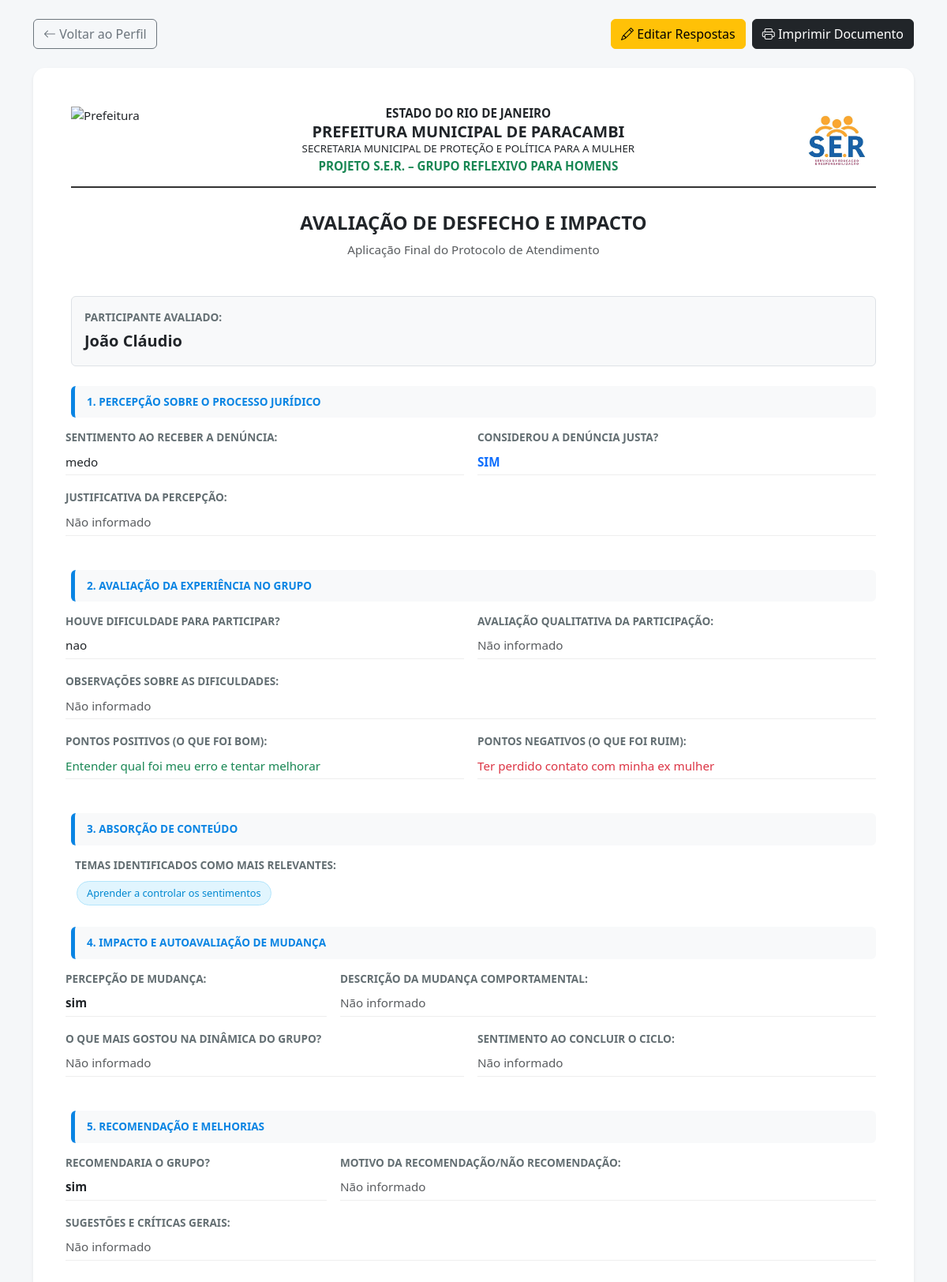
Screenshot of /public/ficha_final_ver.php?participante_id=28 (signed in) with the database file from the repository.
### tables this page shows
CREATE TABLE `participantes` (
  `id` int(11) NOT NULL,
  `nome` varchar(120) NOT NULL,
  `numero_processo` varchar(50) DEFAULT NULL,
  `cpf` varchar(11) DEFAULT NULL,
  `data_nascimento` date DEFAULT NULL,
  `telefone` varchar(20) DEFAULT NULL,
  `email` varchar(120) DEFAULT NULL,
  `endereco` varchar(150) DEFAULT NULL,
  `bairro` varchar(100) DEFAULT NULL,
  `turma_id` int(11) DEFAULT NULL,
  `observacoes` text DEFAULT NULL,
  `criado_em` timestamp NOT NULL DEFAULT current_timestamp(),
  `caso_id` int(11) DEFAULT NULL,
  `status` enum('ativo','inativo') DEFAULT 'ativo',
  `total_passagens` int(11) DEFAULT 0
);

CREATE TABLE `ficha_avaliacao_final` (
  `id` int(11) NOT NULL,
  `participante_id` int(11) NOT NULL,
  `sentimento_denuncia` varchar(50) DEFAULT NULL,
  `acha_justa` enum('sim','nao') DEFAULT NULL,
  `motivo_denuncia` text DEFAULT NULL,
  `dificuldade_participar` enum('sim','nao') DEFAULT NULL,
  `motivo_dificuldade` text DEFAULT NULL,
  `avaliacao_participacao` enum('otima','boa','ruim') DEFAULT NULL,
  `pontos_positivos` text DEFAULT NULL,
  `pontos_negativos` text DEFAULT NULL,
  `temas_importantes` text DEFAULT NULL,
  `houve_mudanca` enum('sim','nao') DEFAULT NULL,
  `descricao_mudanca` text DEFAULT NULL,
  `gostou_grupo` enum('sim','nao') DEFAULT NULL,
  `sentimento_inicio` text DEFAULT NULL,
  `recomendaria` enum('sim','nao') DEFAULT NULL,
  `motivo_recomendacao` text DEFAULT NULL,
  `sugestoes` text DEFAULT NULL,
  `criado_em` datetime DEFAULT current_timestamp(),
  `vantagens_experiencia` text DEFAULT NULL,
  `desvantagens_experiencia` text DEFAULT NULL,
  `mudanca_visao_mundo` varchar(50) DEFAULT NULL,
  `relacao_grupo_pensamento` text DEFAULT NULL,
  `impacto_mudanca_costumes` text DEFAULT NULL,
  `mudanca_relacionamentos` text DEFAULT NULL,
  `o_que_mais_gostou` text DEFAULT NULL
);

### public/ficha_final_ver.php (the view, shortened to what this page needs)
<?php
require_once __DIR__ . '/../config/conexao.php';
$participante_id = $_GET['participante_id'] ?? null;
$stmt = $pdo->prepare("SELECT nome FROM participantes WHERE id = ?");
$stmt->execute([$participante_id]);
$p = $stmt->fetch();
$stmt = $pdo->prepare("SELECT * FROM ficha_avaliacao_final WHERE participante_id = ?");
$stmt->execute([$participante_id]);
$f = $stmt->fetch();
function campo($f, $c) {
    return !empty($f[$c]) ? nl2br(htmlspecialchars($f[$c])) : '<span class="text-muted italic">Não informado</span>';
}
?>
<!DOCTYPE html>
<html lang="pt-br">
<head>
    <link href="https://cdn.jsdelivr.net/npm/bootstrap@5.3.0/dist/css/bootstrap.min.css" rel="stylesheet">
    <link rel="stylesheet" href="https://cdn.jsdelivr.net/npm/bootstrap-icons@1.11.3/font/bootstrap-icons.min.css">
</head>
<body>
<div class="container py-4">
    <div class="mb-4 no-print d-flex justify-content-between align-items-center">
        <a href="participantes_detalhes.php?id=<?= $participante_id ?>" class="btn btn-outline-secondary">
            <i class="bi bi-arrow-left"></i> Voltar ao Perfil
        </a>
        <div class="d-flex gap-2">
            <a href="ficha_final_editar.php?id=<?= $participante_id ?>" class="btn btn-warning">
                <i class="bi bi-pencil"></i> Editar Respostas
            </a>
            <button onclick="window.print()" class="btn btn-dark">
                <i class="bi bi-printer"></i> Imprimir Documento
            </button>
        </div>
    </div>
    <div class="card shadow-sm">
        <div class="card-body p-5">
            <div class="header-doc">
                <img src="../assets/LogoPrefeitura.png" height="85" alt="Prefeitura">
                <div class="header-text">
                    <div class="fw-bold">ESTADO DO RIO DE JANEIRO</div>
                    <div class="fw-bold fs-5">PREFEITURA MUNICIPAL DE PARACAMBI</div>
                    <div class="small">SECRETARIA MUNICIPAL DE PROTEÇÃO E POLÍTICA PARA A MULHER</div>
                    <div class="fw-bold text-success mt-1">PROJETO S.E.R. – GRUPO REFLEXIVO PARA HOMENS</div>
                </div>
                <img src="../assets/ProjetoSER.jpg" height="85" alt="Projeto SER">
            </div>
            <div class="text-center mb-5">
                <h4 class="fw-bold">AVALIAÇÃO DE DESFECHO E IMPACTO</h4>
                <p class="text-muted">Aplicação Final do Protocolo de Atendimento</p>
            </div>
            <div class="mb-4 p-3 border rounded bg-light">
                <span class="label">Participante avaliado:</span>
                <span class="fs-5 fw-bold text-dark"><?= htmlspecialchars($p['nome']) ?></span>
            </div>
            <div class="section-title">1. Percepção sobre o Processo Jurídico</div>
            <div class="row">
                <div class="col-md-6 question-box">
                    <span class="label">Sentimento ao receber a denúncia:</span>
                    <div class="answer"><?= campo($f, 'sentimento_denuncia') ?></div>
                </div>
                <div class="col-md-6 question-box">
                    <span class="label">Considerou a denúncia justa?</span>
                    <div class="answer fw-bold text-primary"><?= strtoupper(campo($f, 'acha_justa')) ?></div>
                </div>
                <div class="col-12 question-box">
                    <span class="label">Justificativa da percepção:</span>
                    <div class="answer"><?= campo($f, 'motivo_denuncia') ?></div>
                </div>
            </div>
            <div class="section-title">2. Avaliação da Experiência no Grupo</div>
            <div class="row">
                <div class="col-md-6 question-box">
                    <span class="label">Houve dificuldade para participar?</span>
                    <div class="answer"><?= campo($f, 'dificuldade_participar') ?></div>
                </div>
                <div class="col-md-6 question-box">
                    <span class="label">Avaliação qualitativa da participação:</span>
                    <div class="answer"><?= campo($f, 'avaliacao_participacao') ?></div>
                </div>
                <div class="col-12 question-box">
                    <span class="label">Observações sobre as dificuldades:</span>
                    <div class="answer"><?= campo($f, 'motivo_dificuldade') ?></div>
                </div>
                <div class="col-md-6 question-box">
                    <span class="label">Pontos Positivos (O que foi bom):</span>
                    <div class="answer text-success"><?= campo($f, 'pontos_positivos') ?></div>
                </div>
                <div class="col-md-6 question-box">
                    <span class="label">Pontos Negativos (O que foi ruim):</span>
                    <div class="answer text-danger"><?= campo($f, 'pontos_negativos') ?></div>
                </div>
            </div>
            <div class="section-title">3. Absorção de Conteúdo</div>
            <div class="question-box">
                <span class="label">Temas identificados como mais relevantes:</span>
                <div class="mt-2">
                    <?php
                    $temas = explode(',', $f['temas_importantes'] ?? '');
                    if(!empty($f['temas_importantes'])) {
                        foreach($temas as $tema) {
                            echo '<span class="badge-theme">' . trim(htmlspecialchars($tema)) . '</span>';
                        }
                    } else {
                        echo '<span class="text-muted">-</span>';
                    }
                    ?>
                </div>
            </div>
            <div class="section-title">4. Impacto e Autoavaliação de Mudança</div>
            <div class="row">
                <div class="col-md-4 question-box">
                    <span class="label">Percepção de mudança:</span>
                    <div class="answer fw-bold"><?= campo($f, 'houve_mudanca') ?></div>
                </div>
                <div class="col-md-8 question-box">
                    <span class="label">Descrição da mudança comportamental:</span>
                    <div class="answer"><?= campo($f, 'descricao_mudanca') ?></div>
                </div>
                <div class="col-md-6 question-box">
                    <span class="label">O que mais gostou na dinâmica do grupo?</span>
                    <div class="answer"><?= campo($f, 'gostou_grupo') ?></div>
                </div>
                <div class="col-md-6 question-box">
                    <span class="label">Sentimento ao concluir o ciclo:</span>
                    <div class="answer"><?= campo($f, 'como_saiu') ?></div>
                </div>
            </div>
            <div class="section-title">5. Recomendação e Melhorias</div>
            <div class="row">
                <div class="col-md-4 question-box">
                    <span class="label">Recomendaria o grupo?</span>
                    <div class="answer fw-bold"><?= campo($f, 'recomendaria') ?></div>
                </div>
                <div class="col-md-8 question-box">
                    <span class="label">Motivo da recomendação/não recomendação:</span>
                    <div class="answer"><?= campo($f, 'motivo_recomendacao') ?></div>
                </div>
                <div class="col-12 question-box">
                    <span class="label">Sugestões e Críticas Gerais:</span>
                    <div class="answer"><?= campo($f, 'sugestoes') ?></div>
                </div>
            </div>
        </div>
    </div>
</div>
</body>
</html>

### public/ficha_final_ver.php (style rules this page uses)
body { background: #f5f7f9; color: #2d3436; font-size: 0.95rem; }
.card { border-radius: 15px; border: none; }
.header-doc { display: flex; align-items: center; border-bottom: 2px solid #333; padding-bottom: 15px; margin-bottom: 30px; }
.header-text { text-align: center; flex: 1; line-height: 1.3; }
.section-title { background: #f8f9fa; font-weight: 800; padding: 10px 15px; border-radius: 6px; margin: 25px 0 15px 0; text-transform: uppercase; font-size: 0.85rem; color: #0984e3; border-left: 5px solid #0984e3; }
.question-box { margin-bottom: 18px; padding-left: 5px; }
.label { font-weight: 700; color: #636e72; display: block; font-size: 0.85rem; text-transform: uppercase; margin-bottom: 4px; }
.answer { background: #fff; padding: 5px 0; border-bottom: 1px solid #eee; min-height: 25px; }
.badge-theme { background: #e1f5fe; color: #0288d1; border: 1px solid #b3e5fc; padding: 5px 12px; border-radius: 20px; font-size: 0.8rem; display: inline-block; margin: 2px; }

### rows the page displays
participantes: nome "João Cláudio"
ficha_avaliacao_final: sentimento_denuncia "medo SIM nao Entender qual foi meu erro e tentar melhorar Ter perdido contato com minha ex mulher sim sim", temas_importantes "Aprender a controlar os sentimentos"
